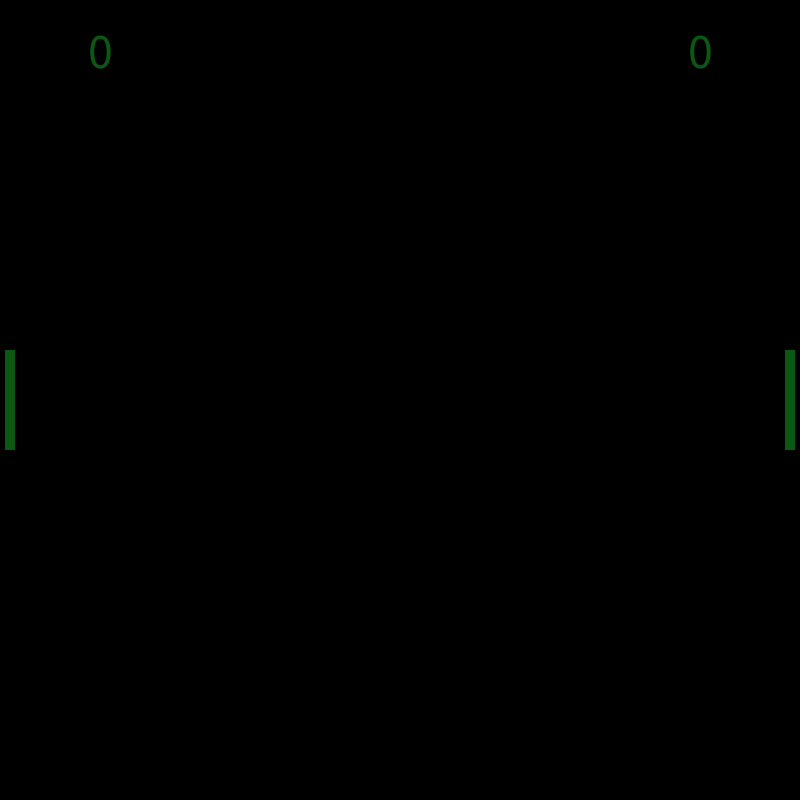
Frame 1 (no input)
Frame 60 (the mouse pressed at the canvas centre just before this capture): identical to frame 1, image omitted
Frame 120 (the mouse held since frame 60 and released just before this capture): identical to frame 1, image omitted

The Processing sketch that drew this single still picture (run headless with seeded random() and noise(); from frame 60 on, the mouse is pressed at the canvas centre):

// Processing sketch: pongGame_copy
// ── pongGame_copy.pde
Paddle cpu_paddle, player_paddle;

void setup() {
  size(800,800);

  cpu_paddle = new Paddle(10,height/2);
  player_paddle = new Paddle(width-10,height/2);
}
void draw() {
  background(0);
  player_paddle.display();
  cpu_paddle.display();
  showScore();

}

class Paddle {
  int x;
  float y;
  int w = 10;
  int h = 100;
  Paddle(int tx, float ty) {
    x = tx;
    y = ty;
  }

  void display() {
    rectMode(CENTER);
    fill(11, 88, 18);
    noStroke();
    rect(x, y, w, h);
  }

  void moveY(float ty) {
    y = ty;
    //boundries
    if (y > float(height-h/2)) {
      y = float(height-h/2);
    }
    else if ( y < float(0) + float(h/2)) {
      y = float(h/2);
    }
  }
}

class Ball {
  int x = width/2;
  int y = height/2;
  int r = 7;  //radius
  float speed;
  int directionX = 1;
  int directionY = 1;
  Ball() {
  }

  void display() {
    noStroke();
    fill(11, 88, 18);
    rect(x, y, r*2, r*2);
  }

  void move(float tspeed) {
    speed = tspeed;
    x += speed * directionX;
    y += speed * directionY;
    //boundries
    if ( y < r) {
      y = r;
      directionY = -directionY;
    }
    else if ( y > height-r) {
      y = height-r;
      directionY = -directionY;
    }
  }
}

void showScore() {
  fill(11, 88, 18);
  textSize(50);
  textAlign(CENTER,CENTER);
  text("0",100,50);
  text("0",width-100,50);
}
